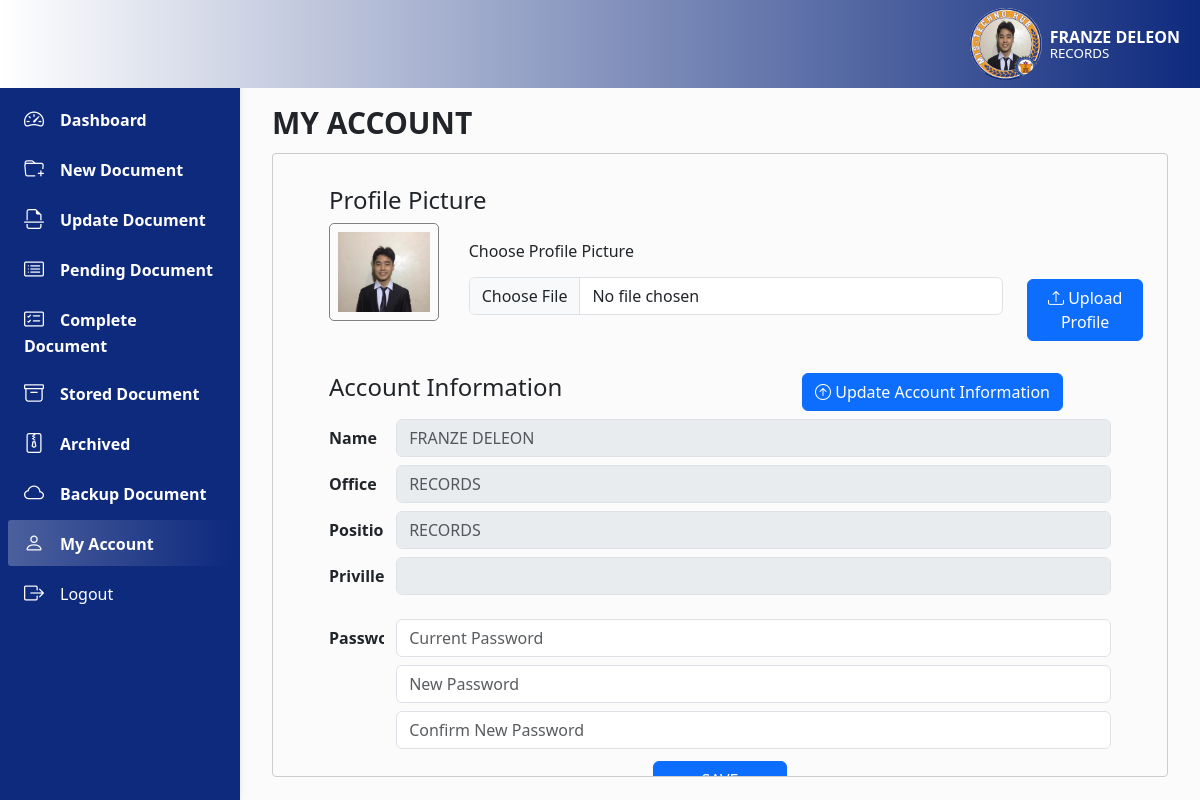
/records/recpass.php (signed in), run on the app's committed database.
### tables this page shows
CREATE TABLE `tbl_users` (
  `ID` int DEFAULT NULL,
  `UserName` text,
  `Password` text,
  `Email` text,
  `Position` text,
  `Office` text,
  `Privilege` text,
  `Image` text,
  `Owner` text,
  `Suffix` text,
  `Letter` text,
  `Request` text,
  `Campus` text
);

### records/recpass.php (the view, shortened to what this page needs)
<!DOCTYPE html>
<html lang="en">
<head>
</head>
<body>
<?php
include '../database.php';
include 'log.php';
$sql = "SELECT * FROM doctrack.tbl_users WHERE Office = 'RECORDS'";
$result = $conn->query($sql);
while ($row = $result->fetch_assoc()) {
  $office = $row['Office'];
}
?>
<link href="https://cdn.jsdelivr.net/npm/bootstrap@5.3.2/dist/css/bootstrap.min.css" rel="stylesheet">
<link rel="stylesheet" href="https://cdn.jsdelivr.net/npm/bootstrap-icons@1.11.3/font/bootstrap-icons.min.css">
<header>
    <?php
$sql = "SELECT * FROM doctrack.tbl_users WHERE Office = 'RECORDS'";
$result = $conn->query($sql);
while ($row = $result->fetch_assoc()) {
    $imagePath = $row['Image'];
    $position = $row['Position'];
    $id = $row['ID'];
    $owner = $row['Owner'];
    echo '
    <nav id="sidebarMenu" class="collapse d-lg-block sidebar collapse bg-primary text-white">
      <div class="position-sticky">
        <div class="list-group list-group-flush mx-2 mt-3">
          <a href="dashboard" class="list-group-item list-group-item-action py-2 ripple bg-primary text-white fw-semibold" aria-current="true">
            <i class="bi bi-speedometer2 me-3"></i><span>Dashboard</span></a>
          <a href="send" class="list-group-item list-group-item-action py-2 ripple bg-primary text-white fw-semibold">
            <i class="bi bi-folder-plus me-3 text-white"></i><span>New Document</span></a>
          <a href="updaterec" class="list-group-item list-group-item-action py-2 ripple bg-primary text-white fw-semibold"
            ><i class="bi bi-file-earmark-break me-3 text-white"></i><span>Update Document</span></a>
          <a href="pendisrec" class="list-group-item list-group-item-action py-2 ripple bg-primary text-white fw-semibold" aria-current="true">
            <i class="bi bi-card-list me-3"></i><span>Pending Document</span></a>
          <a href="comrec" class="list-group-item list-group-item-action py-2 ripple bg-primary text-white fw-semibold">
            <i class="bi bi-card-checklist me-3 text-white"></i><span>Complete Document</span></a>
          <a href="arcrec" class="list-group-item list-group-item-action py-2 ripple bg-primary text-white fw-semibold"
            ><i class="bi bi-archive me-3 text-white"></i><span>Stored Document</span></a>
          <a href="recarchive" class="list-group-item list-group-item-action py-2 ripple bg-primary text-white fw-semibold" aria-current="true">
            <i class="bi bi-file-zip me-3"></i><span>Archived</span></a>
          <a href="backrec" class="list-group-item list-group-item-action py-2 ripple bg-primary text-white fw-semibold">
            <i class="bi bi-cloud me-3 text-white"></i><span>Backup Document</span></a>
          <a href="" id="active" class="list-group-item list-group-item-action py-2 ripple bg-primary text-white fw-semibold"
            ><i class="bi bi-person me-3 text-white"></i><span>My Account</span></a>
            <a href="../logout" class="list-group-item list-group-item-action py-2 ripple bg-primary text-white"
            ><i class="bi bi-box-arrow-right me-3 text-white"></i><span>Logout</span></a>
        <div class="nav-item order-2 order-lg-1 d-none d-lg-block">
        </div>
        </div>
    </div>
    </nav>
    <nav id="main-navbar" class="navbar navbar-expand-lg navbar-light bg-warning fixed-top">
        <div class="container-fluid">
        <ul class="navbar-nav ms-auto d-flex flex-row align-items-center">
        <div class="d-flex align-items-center">
        src="' . $imagePath .'"
            <img src="../file/logos.png" class=" rounded-circle"
            style="height: 9vh; position: absolute;"/>
            <div class="d-flex flex-column mx-2">
                <p class="text-white fw-semibold mb-0">
                    '.$owner.'
                </p>
                <span class="text-white" style="font-size: smaller; margin-top: -5px;">'.$position.'</span>
            </div>
        </div>
    </ul>
    </div>
    </nav>
</header>
<main>';
echo '<FORM action = "change_prof" method = "post" enctype="multipart/form-data">';
    echo '<div class="mx-4 px-2 pb-2">
        <div class="title">
            <div class="title-sub fw-bold">MY ACCOUNT</div>
          </div>
                    <div class="table-container mt-2">
                        <div class="row my-2 mx-3 mt-3">
                        <div class="row my-2 mx-3 my-3">
                        <h4>Profile Picture</h4>
                        <div class="col-2 mb-3 form">
                                <input type="hidden" value="'.$id.'" name="owner">
                                <img class="p-2" src="'.$imagePath.'" alt="" style="width:110px; border: 1px solid gray; border-radius: 5px;">
                            </div>
                            <div class="col-8 mt-3">
                                <label for="" class="form-label">Choose Profile Picture</label>
                                <input type="file" class="form-control" name="image" id="" placeholder="" aria-describedby="fileHelpId" required/>
                            </div>
                            <div class="col-2 mt-2 text-center">
                            <button type="submit" class="btn btn-primary mt-5" name="save">
                                          <i class="bi bi-upload"></i> Upload Profile
                            </button>
                            </div>
                        </div> </form>';
                        echo '<FORM action = "change_name" method = "post" onsubmit = "return ValidatePassword()" enctype = "multipart/form-data" name = "frmChangePass">
                        <div class="row my-2 mx-3 my-3">
                        <div class="buttons">
          <h4>Account Information</h4>
          <button type="button" class="btn btn-primary mx-5 mb-2" data-bs-toggle="modal" data-bs-target="#addAcc">
          <i class="bi bi-arrow-up-circle"></i>
          Update Account Information
          </button>
          </div>
          <div class="col-1 fw-bold col-form-label">Name</div>
              <div class="col-11 mb-2">
                  <input type="text" class="form-control" name="" id="" placeholder="'.$owner.'" disabled>
              </div>
              <div class="col-1 fw-bold col-form-label">Office</div>
              <div class="col-11 mb-2">
                  <input type="text" class="form-control" name="" id="" placeholder="'.$office.'" disabled>
              </div>
              <div class="col-1 fw-bold col-form-label">Position</div>
              <div class="col-11 mb-2">
                  <input type="text" class="form-control" name="" id="" placeholder="'.$position.'" disabled>
              </div>
              <div class="col-1 fw-bold col-form-label">Privillege</div>
              <div class="col-11 mb-2">
                  <input type="text" class="form-control" name="" id="" placeholder="'.$pri.'" disabled>
              </div>
              </form>
              </div>
              <FORM action = "changepass" method = "post" onsubmit = "return ValidatePassword()" enctype = "multipart/form-data" name = "frmChangePass">
              <div class="row mx-3 ">
              <div class="col-1 fw-bold col-form-label">Password</div>';
              echo '
              <div class="col-11 mb-2">
                  <input type="password" class="form-control" name="currentpass" placeholder="Current Password" >
              </div>
              <div class="col-1 fw-bold col-form-label"></div>
              <div class="col-11 mb-2">
                  <input type="password" class="form-control" name="newpass" placeholder="New Password" >
              </div>
              <div class="col-1 fw-bold col-form-label"></div>
              <div class="col-11 mb-1">
                  <input type="password" class="form-control" name="confirmpass" placeholder="Confirm New Password" >
              </div>
          </div>
          </div>
          <div class="text-center">
          <INPUT type ="submit" value = "SAVE" name="save" class="btn btn-primary px-5" />
          </div>
          </form>
        </div>
</main>';
}
?>
</body>
</html>

### records/recpass.php (style rules this page uses)
body { background-color: #fbfbfb; }
@media (min-width: 991.98px) { main { padding-left: 240px; } }
.navbar { background: linear-gradient(to left, #0E2A7D, white) !important; }
.sidebar { position: fixed; top: 0; bottom: 0; left: 0; padding: 10vh 0 0; box-shadow: 0 2px 5px 0 rgb(0 0 0 / 5%), 0 2px 10px 0 rgb(0 0 0 / 5%); width: 240px; z-index: 600; }
#sidebarMenu { background-color:#0E2A7D !important; }
#sidebarMenu a { background-color:#0E2A7D !important; margin-bottom: .5vh; border-bottom: none; }
.mx-4 { margin-top:12.5vh; }
#active { background: linear-gradient(to right, rgba(255, 255, 255, 0.253), rgba(255, 255, 255, 0)); border-radius: 3px 3px 3px 3px; }
#sidebarMenu i { font-size: 20px; }
.table-container { height: 78vh; overflow-y: auto; border: 1px solid #ccc; border-radius: 4px; }
* { overflow: hidden; }
.buttons { justify-content: space-between; display: flex; }
.title { display: flex; justify-content: space-between; }
.title-sub { font-size: 30px; }

### data on the page
tbl_users: Owner "FRANZE DELEON", Position "RECORDS", Image (picture), Office "RECORDS"
